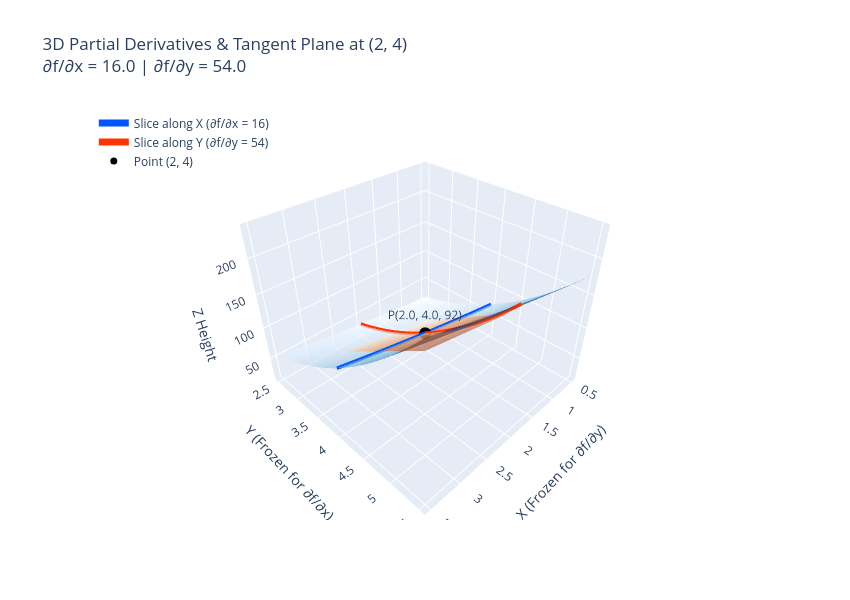

The notebook cell saved with this chart:
### Code cell
# 1. Define function & point of interest
def f(x, y):
    return (x**2) + (3.0 * x * y) + (y**3)


x0, y0 = 2.0, 4.0
z0 = f(x0, y0)  # 92.0

# Analytical slopes (partial derivatives)
df_dx = 2.0 * x0 + 3.0 * y0  # 16.0
df_dy = 3.0 * x0 + 3.0 * (y0**2)  # 54.0

# 2. Smooth 3D surface mesh
x_grid = np.linspace(0.5, 3.5, 50)
y_grid = np.linspace(2.5, 5.5, 50)
X, Y = np.meshgrid(x_grid, y_grid)
Z = f(X, Y)

# 3. Tangent Plane around (x0, y0)
px = np.linspace(1.2, 2.8, 15)
py = np.linspace(3.2, 4.8, 15)
PX, PY = np.meshgrid(px, py)
PZ = z0 + df_dx * (PX - x0) + df_dy * (PY - y0)

# 4. Slices across each variable
# Slice along X (freeze y = 4.0)
sx = np.linspace(0.5, 3.5, 80)
sy = np.full_like(sx, y0)
sz = f(sx, sy)

# Slice along Y (freeze x = 2.0)
ty = np.linspace(2.5, 5.5, 80)
tx = np.full_like(ty, x0)
tz = f(tx, ty)

# 5. Build plot
fig = go.Figure()

# Base Surface
fig.add_trace(
    go.Surface(
        x=X,
        y=Y,
        z=Z,
        colorscale="Blues",
        opacity=0.6,
        showscale=False,
        name="Surface f(x, y)",
    )
)

# Tangent Plane Sheet
fig.add_trace(
    go.Surface(
        x=PX,
        y=PY,
        z=PZ,
        colorscale="Oranges",
        opacity=0.5,
        showscale=False,
        name="Tangent Plane",
    )
)

# 1D Slice Curves
fig.add_trace(
    go.Scatter3d(
        x=sx,
        y=sy,
        z=sz,
        mode="lines",
        line={"color": "#0055ff", "width": 7},
        name=f"Slice along X (∂f/∂x = {df_dx:.0f})",
    )
)

fig.add_trace(
    go.Scatter3d(
        x=tx,
        y=ty,
        z=tz,
        mode="lines",
        line={"color": "#ff3300", "width": 7},
        name=f"Slice along Y (∂f/∂y = {df_dy:.0f})",
    )
)

# Evaluation Point
fig.add_trace(
    go.Scatter3d(
        x=[x0],
        y=[y0],
        z=[z0],
        mode="markers+text",
        marker={"size": 7, "color": "black"},
        text=[f"P({x0}, {y0}, {z0:.0f})"],
        textposition="top center",
        name="Point (2, 4)",
    )
)

fig.update_layout(
    title=f"3D Partial Derivatives & Tangent Plane at (2, 4)<br>∂f/∂x = {df_dx:.1f} | ∂f/∂y = {df_dy:.1f}",
    scene={
        "xaxis_title": "X (Frozen for ∂f/∂y)",
        "yaxis_title": "Y (Frozen for ∂f/∂x)",
        "zaxis_title": "Z Height",
        "aspectratio": {"x": 1, "y": 1, "z": 0.8},  # Prevents vertical stretching
    },
    width=850,
    height=600,
    legend={"x": 0.02, "y": 0.98},
)

fig.show()

### Figure 1 — Plotly figure (JSON) as saved in the notebook; plotly's stock layout.template omitted (floating-point values rounded to 4 significant figures; data arrays with more than 128 entries replaced by an {"elided": "..."} marker saying what was removed)
{"data": [{"colorscale": [[0, "rgb(247,251,255)"], [0.125, "rgb(222,235,247)"], [0.25, "rgb(198,219,239)"], [0.375, "rgb(158,202,225)"], [0.5, "rgb(107,174,214)"], [0.625, "rgb(66,146,198)"], [0.75, "rgb(33,113,181)"], [0.875, "rgb(8,81,156)"], [1, "rgb(8,48,107)"]], "name": "Surface f(x, y)", "opacity": 0.6, "showscale": false, "type": "surface", "x": {"elided": "50x50 float values"}, "y": {"elided": "50x50 float values"}, "z": {"elided": "50x50 float values"}}, {"colorscale": [[0, "rgb(255,245,235)"], [0.125, "rgb(254,230,206)"], [0.25, "rgb(253,208,162)"], [0.375, "rgb(253,174,107)"], [0.5, "rgb(253,141,60)"], [0.625, "rgb(241,105,19)"], [0.75, "rgb(217,72,1)"], [0.875, "rgb(166,54,3)"], [1, "rgb(127,39,4)"]], "name": "Tangent Plane", "opacity": 0.5, "showscale": false, "type": "surface", "x": {"elided": "15x15 float values"}, "y": {"elided": "15x15 float values"}, "z": {"elided": "15x15 float values"}}, {"line": {"color": "#0055ff", "width": 7}, "mode": "lines", "name": "Slice along X (∂f/∂x = 16)", "type": "scatter3d", "x": [0.5, 0.538, 0.5759, 0.6139, 0.6519, 0.6899, 0.7278, 0.7658, 0.8038, 0.8418, 0.8797, 0.9177, 0.9557, 0.9937, 1.032, 1.07, 1.108, 1.146, 1.184, 1.222, 1.259, 1.297, 1.335, 1.373, 1.411, 1.449, 1.487, 1.525, 1.563, 1.601, 1.639, 1.677, 1.715, 1.753, 1.791, 1.829, 1.867, 1.905, 1.943, 1.981, 2.019, 2.057, 2.095, 2.133, 2.171, 2.209, 2.247, 2.285, 2.323, 2.361, 2.399, 2.437, 2.475, 2.513, 2.551, 2.589, 2.627, 2.665, 2.703, 2.741, 2.778, 2.816, 2.854, 2.892, 2.93, 2.968, 3.006, 3.044, 3.082, 3.12, 3.158, 3.196, 3.234, 3.272, 3.31, 3.348, 3.386, 3.424, 3.462, 3.5], "y": [4.0, 4.0, 4.0, 4.0, 4.0, 4.0, 4.0, 4.0, 4.0, 4.0, 4.0, 4.0, 4.0, 4.0, 4.0, 4.0, 4.0, 4.0, 4.0, 4.0, 4.0, 4.0, 4.0, 4.0, 4.0, 4.0, 4.0, 4.0, 4.0, 4.0, 4.0, 4.0, 4.0, 4.0, 4.0, 4.0, 4.0, 4.0, 4.0, 4.0, 4.0, 4.0, 4.0, 4.0, 4.0, 4.0, 4.0, 4.0, 4.0, 4.0, 4.0, 4.0, 4.0, 4.0, 4.0, 4.0, 4.0, 4.0, 4.0, 4.0, 4.0, 4.0, 4.0, 4.0, 4.0, 4.0, 4.0, 4.0, 4.0, 4.0, 4.0, 4.0, 4.0, 4.0, 4.0, 4.0, 4.0, 4.0, 4.0, 4.0], "z": [70.25, 70.75, 71.24, 71.74, 72.25, 72.75, 73.26, 73.78, 74.29, 74.81, 75.33, 75.85, 76.38, 76.91, 77.44, 77.98, 78.52, 79.06, 79.6, 80.15, 80.7, 81.25, 81.81, 82.37, 82.93, 83.49, 84.06, 84.63, 85.2, 85.78, 86.36, 86.94, 87.52, 88.11, 88.7, 89.3, 89.89, 90.49, 91.09, 91.7, 92.3, 92.91, 93.53, 94.14, 94.76, 95.39, 96.01, 96.64, 97.27, 97.9, 98.54, 99.18, 99.82, 100.5, 101.1, 101.8, 102.4, 103.1, 103.7, 104.4, 105.1, 105.7, 106.4, 107.1, 107.8, 108.4, 109.1, 109.8, 110.5, 111.2, 111.9, 112.6, 113.3, 114.0, 114.7, 115.4, 116.1, 116.8, 117.5, 118.2]}, {"line": {"color": "#ff3300", "width": 7}, "mode": "lines", "name": "Slice along Y (∂f/∂y = 54)", "type": "scatter3d", "x": [2.0, 2.0, 2.0, 2.0, 2.0, 2.0, 2.0, 2.0, 2.0, 2.0, 2.0, 2.0, 2.0, 2.0, 2.0, 2.0, 2.0, 2.0, 2.0, 2.0, 2.0, 2.0, 2.0, 2.0, 2.0, 2.0, 2.0, 2.0, 2.0, 2.0, 2.0, 2.0, 2.0, 2.0, 2.0, 2.0, 2.0, 2.0, 2.0, 2.0, 2.0, 2.0, 2.0, 2.0, 2.0, 2.0, 2.0, 2.0, 2.0, 2.0, 2.0, 2.0, 2.0, 2.0, 2.0, 2.0, 2.0, 2.0, 2.0, 2.0, 2.0, 2.0, 2.0, 2.0, 2.0, 2.0, 2.0, 2.0, 2.0, 2.0, 2.0, 2.0, 2.0, 2.0, 2.0, 2.0, 2.0, 2.0, 2.0, 2.0], "y": [2.5, 2.538, 2.576, 2.614, 2.652, 2.69, 2.728, 2.766, 2.804, 2.842, 2.88, 2.918, 2.956, 2.994, 3.032, 3.07, 3.108, 3.146, 3.184, 3.222, 3.259, 3.297, 3.335, 3.373, 3.411, 3.449, 3.487, 3.525, 3.563, 3.601, 3.639, 3.677, 3.715, 3.753, 3.791, 3.829, 3.867, 3.905, 3.943, 3.981, 4.019, 4.057, 4.095, 4.133, 4.171, 4.209, 4.247, 4.285, 4.323, 4.361, 4.399, 4.437, 4.475, 4.513, 4.551, 4.589, 4.627, 4.665, 4.703, 4.741, 4.778, 4.816, 4.854, 4.892, 4.93, 4.968, 5.006, 5.044, 5.082, 5.12, 5.158, 5.196, 5.234, 5.272, 5.31, 5.348, 5.386, 5.424, 5.462, 5.5], "z": [34.62, 35.58, 36.55, 37.54, 38.56, 39.6, 40.67, 41.75, 42.86, 44.0, 45.16, 46.35, 47.56, 48.79, 50.05, 51.34, 52.66, 54.0, 55.37, 56.76, 58.19, 59.64, 61.12, 62.63, 64.17, 65.74, 67.34, 68.96, 70.62, 72.31, 74.03, 75.79, 77.57, 79.39, 81.24, 83.12, 85.03, 86.98, 88.96, 90.98, 93.03, 95.12, 97.24, 99.39, 101.6, 103.8, 106.1, 108.4, 110.7, 113.1, 115.5, 118.0, 120.4, 123.0, 125.5, 128.1, 130.8, 133.5, 136.2, 139.0, 141.8, 144.6, 147.5, 150.5, 153.4, 156.5, 159.5, 162.6, 165.8, 169.0, 172.2, 175.5, 178.8, 182.2, 185.6, 189.1, 192.6, 196.1, 199.7, 203.4]}, {"marker": {"color": "black", "size": 7}, "mode": "markers+text", "name": "Point (2, 4)", "text": ["P(2.0, 4.0, 92)"], "textposition": "top center", "type": "scatter3d", "x": [2], "y": [4], "z": [92]}], "layout": {"height": 600, "legend": {"x": 0.02, "y": 0.98}, "scene": {"aspectratio": {"x": 1, "y": 1, "z": 0.8}, "xaxis": {"title": {"text": "X (Frozen for ∂f/∂y)"}}, "yaxis": {"title": {"text": "Y (Frozen for ∂f/∂x)"}}, "zaxis": {"title": {"text": "Z Height"}}}, "title": {"text": "3D Partial Derivatives & Tangent Plane at (2, 4)<br>∂f/∂x = 16.0 | ∂f/∂y = 54.0"}, "width": 850}}
